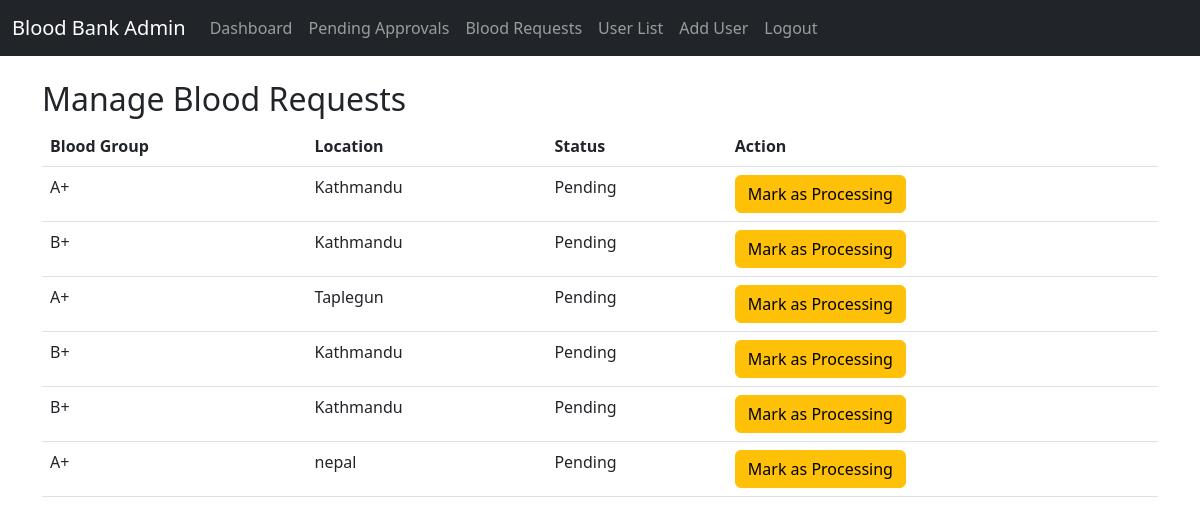
Before: /manage-requests/ (signed in) with the older database file.
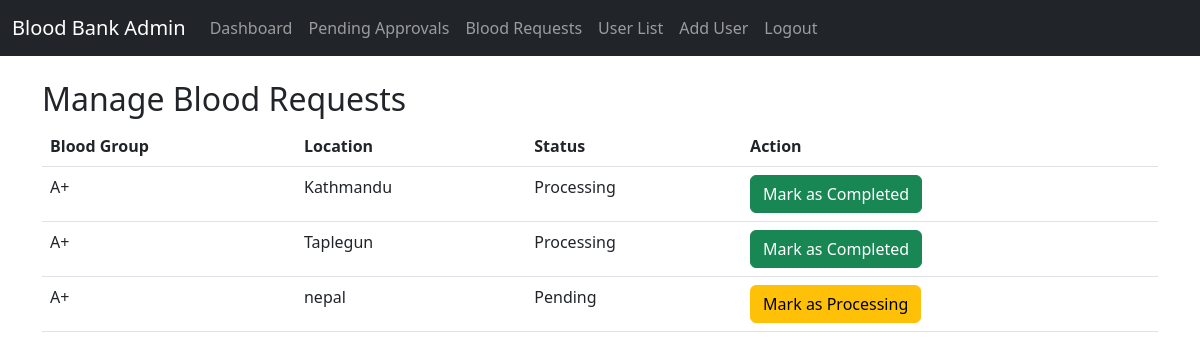
After: the same page with the newer database file.
### myapp/models.py (models this page shows)
class BloodRequest(models.Model):
    STATUS_CHOICES = (
        ('pending', 'Pending'),
        ('processing', 'Processing'),
        ('completed', 'Completed'),
    )
    admin = models.ForeignKey(CustomUser, on_delete=models.CASCADE, limit_choices_to={'user_type': "1"})
    blood_group = models.CharField(max_length=4, choices=CustomUser.BLOOD_GROUPS)
    location = models.CharField(max_length=255)
    status = models.CharField(max_length=20, choices=STATUS_CHOICES, default='pending')
    created_at = models.DateTimeField(auto_now_add=True)

### myapp/views.py (the view)
# urls.py: path('manage-requests/', views.manage_blood_requests, name='manage_blood_requests'),
@login_required
@user_passes_test(is_admin)
def manage_blood_requests(request):
    blood_requests = BloodRequest.objects.all()
    context = {"blood_requests": blood_requests}
    return render(request, "admin/manage_requests.html", context)

### myapp/views.py (called while the page is built)
def is_admin(user):
    return user.is_authenticated and user.user_type == "1"

### myapp/templates/admin/manage_requests.html
{% extends 'admin/admin_base.html' %}
{% block content %}
    <h2>Manage Blood Requests</h2>
    <table class="table">
        <thead>
            <tr>
                <th>Blood Group</th>
                <th>Location</th>
                <th>Status</th>
                <th>Action</th>
            </tr>
        </thead>
        <tbody>
            {% for request in blood_requests %}
            <tr>
                <td>{{ request.blood_group }}</td>
                <td>{{ request.location }}</td>
                <td>{{ request.get_status_display }}</td>
                <td>
                    {% if request.status == 'pending' %}
                        <a href="{% url 'update_blood_request_status' request.id %}" class="btn btn-warning">Mark as Processing</a>
                    {% elif request.status == 'processing' %}
                        <a href="{% url 'update_blood_request_status' request.id %}" class="btn btn-success">Mark as Completed</a>
                    {% else %}
                        <span class="btn btn-success disabled">Completed</span>
                    {% endif %}
                </td>
            </tr>
            {% endfor %}
        </tbody>
    </table>
{% endblock %}

### myapp/templates/admin/admin_base.html (shortened to what this page needs)
<!DOCTYPE html>
<html lang="en">
<head>
    <link rel="stylesheet" href="https://cdn.jsdelivr.net/npm/bootstrap@5.3.0/dist/css/bootstrap.min.css">
</head>
<body>
    <nav class="navbar navbar-expand-lg navbar-dark bg-dark">
        <div class="container-fluid">
            <a class="navbar-brand" href="#">Blood Bank Admin</a>
            <div class="collapse navbar-collapse" id="navbarNav">
                <ul class="navbar-nav">
                    <li class="nav-item">
                        <a class="nav-link" href="{% url 'admin_dashboard' %}">Dashboard</a>
                    </li>
                    <li class="nav-item">
                        <a class="nav-link" href="{% url 'pending_hospitals' %}">Pending Approvals</a>
                    </li>
                    <li class="nav-item">
                        <a class="nav-link" href="{% url 'request_blood' %}">Blood Requests</a
                        >
                    </li>
                    <li class="nav-item">
                        <a class="nav-link" href="{% url 'user_list' %}">User List</a>
                    <li class="nav-item">
                        <a class="nav-link" href="{% url 'add_user' %}">Add User</a>
                    </li>
                    <li class="nav-item">
                        <a class="nav-link" href="{% url 'logout' %}">Logout</a>
                    </li>
                </ul>
            </div>
        </div>
    </nav>
    <div class="container mt-4">
        {% block content %}
        {% endblock %}
    </div>
</body>
</html>

Changed rows visible on the page:
removed BloodRequest: blood_group "A+", location "Kathmandu", status "Pending", shows "Mark as Processing"
removed BloodRequest: blood_group "B+", location "Kathmandu", status "Pending", shows "Mark as Processing"
removed BloodRequest: blood_group "A+", location "Taplegun", status "Pending", shows "Mark as Processing"
removed BloodRequest: blood_group "B+", location "Kathmandu", status "Pending", shows "Mark as Processing"
removed BloodRequest: blood_group "B+", location "Kathmandu", status "Pending", shows "Mark as Processing"
added BloodRequest: blood_group "A+", location "Kathmandu", status "Processing", shows "Mark as Completed"
added BloodRequest: blood_group "A+", location "Taplegun", status "Processing", shows "Mark as Completed"
